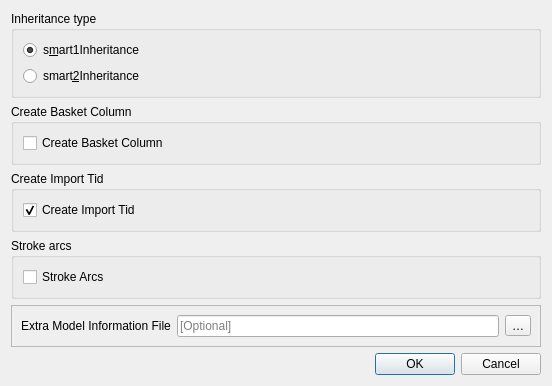
<?xml version="1.0" encoding="UTF-8"?>
<ui version="4.0">
 <class>Ili2dbOptions</class>
 <widget class="QDialog" name="Ili2dbOptions">
  <property name="geometry">
   <rect>
    <x>0</x>
    <y>0</y>
    <width>552</width>
    <height>320</height>
   </rect>
  </property>
  <property name="windowTitle">
   <string>ili2db Options</string>
  </property>
  <property name="modal">
   <bool>true</bool>
  </property>
  <layout class="QGridLayout" name="gridLayout">
   <item row="4" column="0">
    <widget class="QFrame" name="frame">
     <property name="frameShape">
      <enum>QFrame::StyledPanel</enum>
     </property>
     <property name="frameShadow">
      <enum>QFrame::Raised</enum>
     </property>
     <layout class="QGridLayout" name="gridLayout_2">
      <item row="0" column="0">
       <widget class="QLabel" name="toml_file_label">
        <property name="text">
         <string>Extra Model Information File</string>
        </property>
       </widget>
      </item>
      <item row="0" column="1">
       <widget class="QLineEdit" name="toml_file_line_edit">
        <property name="toolTip">
         <string>Choose optional TOML file</string>
        </property>
        <property name="placeholderText">
         <string>[Optional]</string>
        </property>
       </widget>
      </item>
      <item row="0" column="2">
       <widget class="QToolButton" name="toml_file_browse_button">
        <property name="toolTip">
         <string>Browse TOML files</string>
        </property>
        <property name="text">
         <string>…</string>
        </property>
       </widget>
      </item>
     </layout>
    </widget>
   </item>
   <item row="2" column="0">
    <widget class="QGroupBox" name="groupBox_2">
     <property name="title">
      <string>Create Import Tid</string>
     </property>
     <layout class="QGridLayout" name="gridLayout_4">
      <item row="0" column="0">
       <widget class="QCheckBox" name="create_import_tid_checkbox">
        <property name="toolTip">
         <string>&lt;html&gt;&lt;head/&gt;&lt;body&gt;&lt;p&gt;Creates a new column t_ili_tid in all classes, which is mandatory and should be unique, not only for across the current database, but across the whole system.&lt;/p&gt;&lt;p&gt;Normally you should not enable this option directly, but rely on the INTERLIS model and ili2db. The former should have a line enabling OIDs (preferably with UUIDs) and the latter will make sure the database updates the new column every time a new record is created.&lt;/p&gt;&lt;p&gt;&lt;br/&gt;&lt;/p&gt;&lt;p&gt;&lt;span style=&quot; font-weight:600;&quot;&gt;Warning&lt;/span&gt;&lt;/p&gt;&lt;p&gt;If this option is enabled, it is required to make sure that this column is filled with unique values. If the column is not filled, you would not be able to export the data to XTF.&lt;/p&gt;&lt;/body&gt;&lt;/html&gt;</string>
        </property>
        <property name="text">
         <string>Create Import Tid</string>
        </property>
        <property name="checked">
         <bool>true</bool>
        </property>
       </widget>
      </item>
     </layout>
    </widget>
   </item>
   <item row="1" column="0">
    <widget class="QGroupBox" name="groupBox">
     <property name="title">
      <string>Create Basket Column</string>
     </property>
     <layout class="QGridLayout" name="gridLayout_3">
      <item row="0" column="0">
       <widget class="QCheckBox" name="create_basket_col_checkbox">
        <property name="toolTip">
         <string>&lt;html&gt;&lt;head/&gt;&lt;body&gt;&lt;p&gt;Creates a new column T_basket in class tables which references entries in the additional table t_ili2db_baskets.&lt;/p&gt;&lt;p&gt;The T_basket column needs to be filled with the basket to which an object belongs.&lt;/p&gt;&lt;p&gt;&lt;br/&gt;&lt;/p&gt;&lt;p&gt;&lt;span style=&quot; font-weight:600;&quot;&gt;Warning&lt;/span&gt;&lt;/p&gt;&lt;p&gt;If this option is enabled, it is required to make sure that this column is filled by the database, by default values on QGIS side or manually from the user.&lt;/p&gt;&lt;/body&gt;&lt;/html&gt;</string>
        </property>
        <property name="text">
         <string>Create Basket Column</string>
        </property>
       </widget>
      </item>
     </layout>
    </widget>
   </item>
   <item row="5" column="0">
    <widget class="QDialogButtonBox" name="buttonBox">
     <property name="orientation">
      <enum>Qt::Horizontal</enum>
     </property>
     <property name="standardButtons">
      <set>QDialogButtonBox::Cancel|QDialogButtonBox::Ok</set>
     </property>
    </widget>
   </item>
   <item row="0" column="0">
    <widget class="QGroupBox" name="inheritance_group_box">
     <property name="title">
      <string>Inheritance type</string>
     </property>
     <layout class="QVBoxLayout" name="verticalLayout">
      <item>
       <widget class="QRadioButton" name="smart1_radio_button">
        <property name="toolTip">
         <string>Form the inheritance hierarchy with a dymamic strategy. The NewClass strategy is used for classes that are
referenced and whose base classes are not mapped using a NewClass strategy. Abstract classes are mapped
using a SubClass strategy. Concrete classes, without a base class or their direct base classes with a SubClass
strategy are mapped using a NewClass strategy. All other classes are mapped using a SuperClass strategy.</string>
        </property>
        <property name="text">
         <string>s&amp;mart1Inheritance</string>
        </property>
        <property name="checked">
         <bool>true</bool>
        </property>
       </widget>
      </item>
      <item>
       <widget class="QRadioButton" name="smart2_radio_button">
        <property name="toolTip">
         <string>Form the inheritance hierarchy with a dymamic strategy. Abstract classes are mapped using a SubClass
strategy. Concrete classes are mapped using a NewAndSubClass strategy.</string>
        </property>
        <property name="text">
         <string>smart&amp;2Inheritance</string>
        </property>
       </widget>
      </item>
     </layout>
    </widget>
   </item>
   <item row="3" column="0">
    <widget class="QGroupBox" name="groupBox_3">
     <property name="title">
      <string>Stroke arcs</string>
     </property>
     <layout class="QGridLayout" name="gridLayout_5">
      <item row="0" column="0">
       <widget class="QCheckBox" name="stroke_arcs_checkbox">
        <property name="toolTip">
         <string>If this option is activated, circular arcs are stroked when importing the data</string>
        </property>
        <property name="text">
         <string>Stroke Arcs</string>
        </property>
       </widget>
      </item>
     </layout>
    </widget>
   </item>
  </layout>
 </widget>
 <resources/>
 <connections>
  <connection>
   <sender>buttonBox</sender>
   <signal>accepted()</signal>
   <receiver>Ili2dbOptions</receiver>
   <slot>accept()</slot>
   <hints>
    <hint type="sourcelabel">
     <x>248</x>
     <y>254</y>
    </hint>
    <hint type="destinationlabel">
     <x>157</x>
     <y>274</y>
    </hint>
   </hints>
  </connection>
  <connection>
   <sender>buttonBox</sender>
   <signal>rejected()</signal>
   <receiver>Ili2dbOptions</receiver>
   <slot>reject()</slot>
   <hints>
    <hint type="sourcelabel">
     <x>316</x>
     <y>260</y>
    </hint>
    <hint type="destinationlabel">
     <x>286</x>
     <y>274</y>
    </hint>
   </hints>
  </connection>
 </connections>
</ui>
